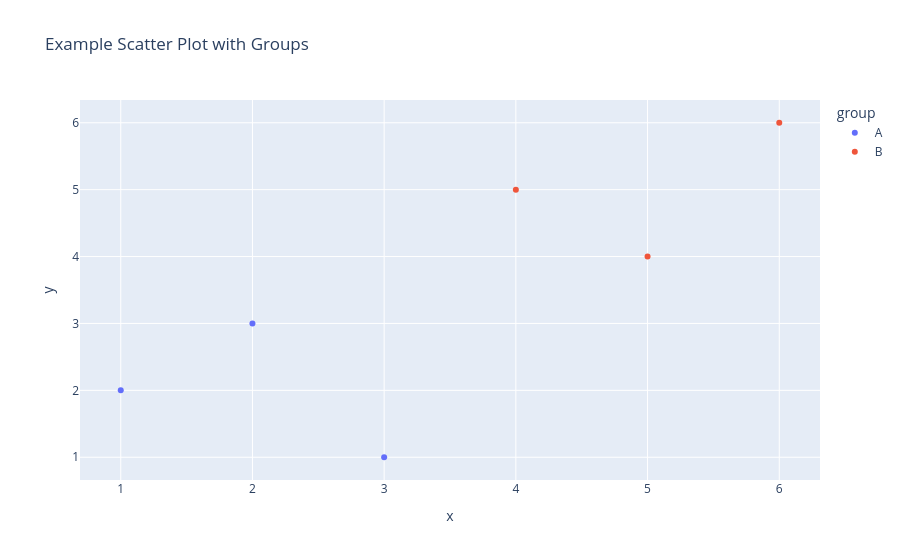

Notebook code for this chart:
### Markdown cell above
11. Contoh scatter plot dengan pewarnaan per grup.

### Code cell
# Example: scatter plot with color grouping
scatter_df = pd.DataFrame({
    "x": [1, 2, 3, 4, 5, 6],
    "y": [2, 3, 1, 5, 4, 6],
    "group": ["A", "A", "A", "B", "B", "B"]
})
fig = px.scatter(
    scatter_df,
    x="x",
    y="y",
    color="group",
    title="Example Scatter Plot with Groups"
)
fig.show()

### Figure 1 — Plotly figure (JSON) as saved in the notebook; plotly's stock layout.template omitted (floating-point values rounded to 4 significant figures)
{"data": [{"hovertemplate": "group=A<br>x=%{x}<br>y=%{y}<extra></extra>", "legendgroup": "A", "marker": {"color": "#636efa", "symbol": "circle"}, "mode": "markers", "name": "A", "orientation": "v", "showlegend": true, "type": "scatter", "x": [1, 2, 3], "xaxis": "x", "y": [2, 3, 1], "yaxis": "y"}, {"hovertemplate": "group=B<br>x=%{x}<br>y=%{y}<extra></extra>", "legendgroup": "B", "marker": {"color": "#EF553B", "symbol": "circle"}, "mode": "markers", "name": "B", "orientation": "v", "showlegend": true, "type": "scatter", "x": [4, 5, 6], "xaxis": "x", "y": [5, 4, 6], "yaxis": "y"}], "layout": {"legend": {"title": {"text": "group"}, "tracegroupgap": 0}, "title": {"text": "Example Scatter Plot with Groups"}, "xaxis": {"anchor": "y", "domain": [0, 1], "title": {"text": "x"}}, "yaxis": {"anchor": "x", "domain": [0, 1], "title": {"text": "y"}}}}
